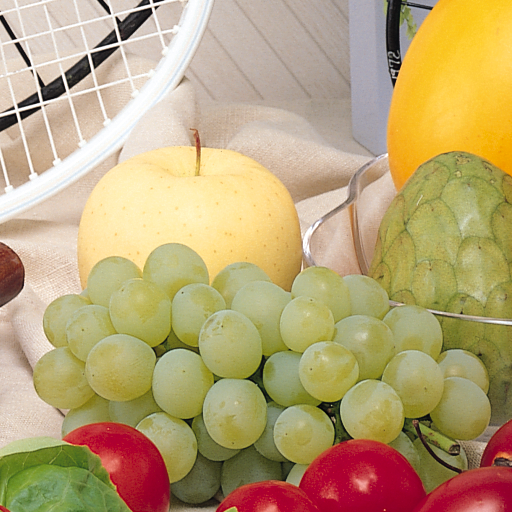
#> input picture image.png, 512 x 512 px
$ python fft.py
#> lines starting #> are read from the running program, lines starting #| are printed output that depends on the picture; after the words box and inside, x2 and y2 are one past the last pixel; in counts of white or black regions, pixels touching at a corner belong together
#> further down, img is the input picture: shape (512, 512, 3) float32; mean R, G, B 0.727, 0.64, 0.464
import numpy as np
from scipy import fft
import matplotlib.pyplot as plt
import matplotlib.image as mpimg

def rgb2gray(rgb):
    return np.dot(rgb[...,:3], [0.2989, 0.5870, 0.1140])
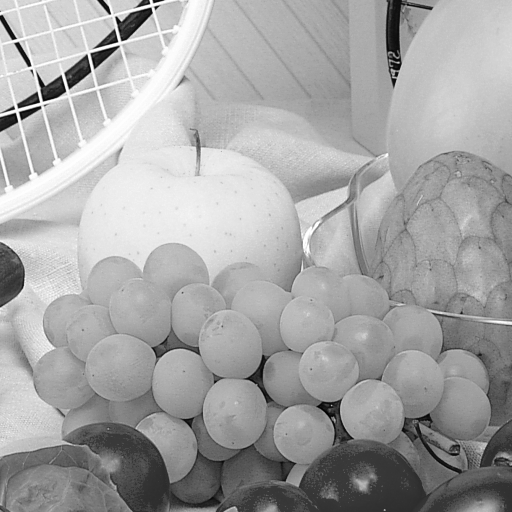
#> returned value: shape (512, 512) float64; min 0, max 1, mean 0.646

def compute_fft(f, dx, dy):
    fx = fft.fftshift(fft.fftfreq(f.shape[1], d=dx))
    fy = fft.fftshift(fft.fftfreq(f.shape[0], d=dy))
    F  = fft.fftshift(fft.fft2(f)) * dx * dy

    return F, fx, fy

def compute_ifft(F, dx, dy):
    f = fft.ifft2(fft.ifftshift(F)) / (dx * dy)

    return f

def plot_fft(F, fx, fy):
    FX, FY = np.meshgrid(fx, fy)
    fig = plt.figure(figsize=(12, 5))
    ax2 = fig.add_subplot(projection='3d')
    ax2.plot_surface(FX, FY, np.log1p(np.abs(F)), cmap='viridis')
    ax2.set_title('|F(fx, fy)|')
    plt.show()

def plot_ifft(f, dx, dy):
    F, _, _ = compute_fft(f, dx, dy)
    img = compute_ifft(F, dx, dy).real
    plt.imshow(img, cmap='gray')
    plt.axis('off')
    plt.show()

def compress_img(f, dx, dy, thresh=0.99):
    F, fx, fy = compute_fft(f, dx, dy)
    power = np.abs(F)**2
    FX, FY = np.meshgrid(fx, fy)
    r = np.sqrt(FX**2 + FY**2)

    order = np.argsort(r.ravel())
    r_sorted = r.ravel()[order]
    p_sorted = power.ravel()[order]

    frac = np.cumsum(p_sorted) / p_sorted.sum()
    r99 = r_sorted[np.searchsorted(frac, thresh)]

    mask = r <= r99
    F_compressed = F * mask
    return mask, compute_ifft(F_compressed, dx, dy).real

def power_spectrum_compression(img_gray, dx, dy):
#> called with dx = 1, dy = 1
    vmin, vmax = img_gray.min(), img_gray.max()
#> vmin = 0; vmax = 1
    thresh_list = [0.99, 0.9925, 0.995, 0.9975, 0.999, 0.9999, 0.99999]
    n = len(thresh_list)
    fig, axes = plt.subplots(1, n, figsize=(4 * n, 4.5), layout="constrained")
    for col, thresh in enumerate(thresh_list):
        mask, image_reconstruction = compress_img(img_gray, dx, dy, thresh=thresh)
        axes[col].imshow(image_reconstruction, cmap='gray', vmin=vmin, vmax=vmax)
        axes[col].set_title(f"{thresh:.5g} — {mask.sum()/mask.size:.1%} of coeffs")
        axes[col].axis('off')
#> this loop made 7 passes
#> r99 in compress_img on passes 1 to 7: 0.0492, 0.0754, 0.113, 0.178, 0.27, 0.468, 0.57
#> pass 1, in compress_img, `mask = r <= r99`:
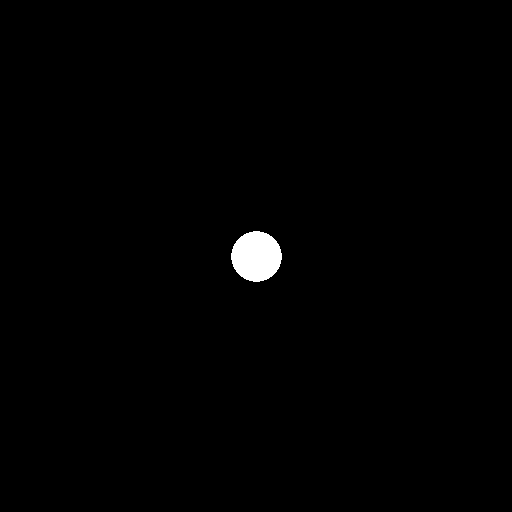
#> mask: shape (512, 512) bool; 0.76% white; 1 white region, box (x1, y1, x2, y2) and area: (231, 231, 282, 282) 2001
#> pass 1, in power_spectrum_compression, `mask, image_reconstruction = compress_img(img_gray, dx, dy, thresh=thr..`:
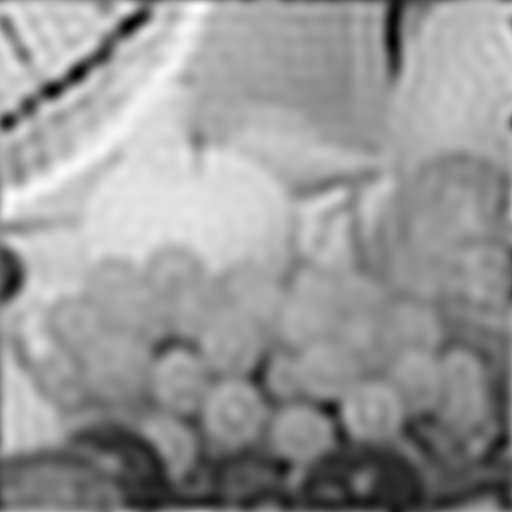
#> image_reconstruction: shape (512, 512) float64; min 0.0501, max 1.05, mean 0.646; drawn with min black and max white
#> pass 2, in compress_img (call 2), `mask = r <= r99`:
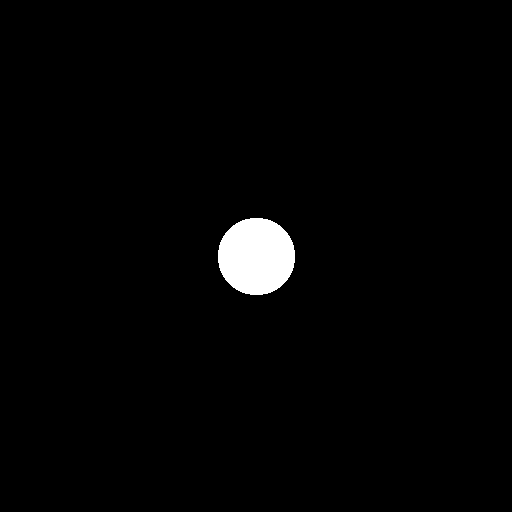
#> mask: shape (512, 512) bool; 1.8% white; 1 white region, box (x1, y1, x2, y2) and area: (218, 218, 295, 295) 4701
#> after the loop:
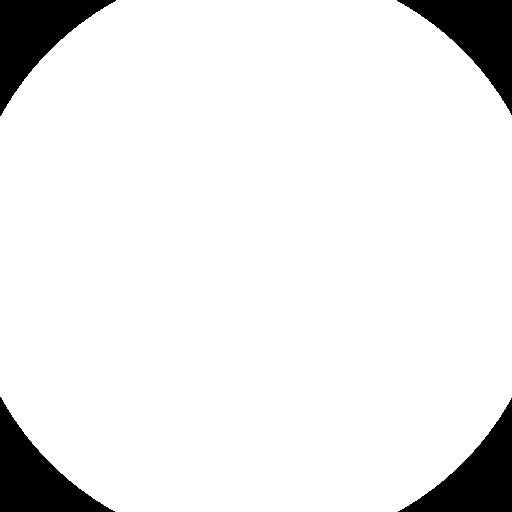
#> mask: shape (512, 512) bool; 91.7% white; 4 black regions, box (x1, y1, x2, y2) and area: (0, 0, 116, 116) 5548, (397, 0, 512, 115) 5432, (0, 397, 115, 512) 5432, (398, 398, 512, 512) 5317

    plt.show()
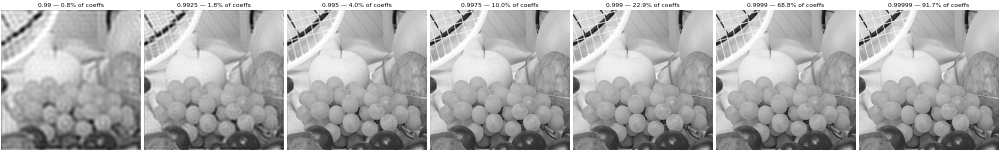
#> figure drawn by matplotlib, 7 panels

def mag_only_ifft(img_gray, dx, dy):
    F, _, _ = compute_fft(img_gray, dx, dy)
    F_mag_only = np.abs(F).astype(complex)

    image_recon = compute_ifft(F_mag_only, dx, dy).real
    plt.imshow(np.log1p(np.abs(image_recon)), cmap='gray')
    plt.axis('off')
    plt.show()


def phase_only_ifft(img_gray, dx, dy):
    F, _, _ = compute_fft(img_gray, dx, dy)
    F_phase_only = F / np.abs(F)

    image_recon = compute_ifft(F_phase_only, dx, dy).real
    plt.imshow(image_recon, cmap='gray')
    plt.axis('off')
    plt.show()


img = mpimg.imread('image.png')
gray = rgb2gray(img)

step = 1
dx = 1
dy = 1

power_spectrum_compression(gray, dx, dy)
